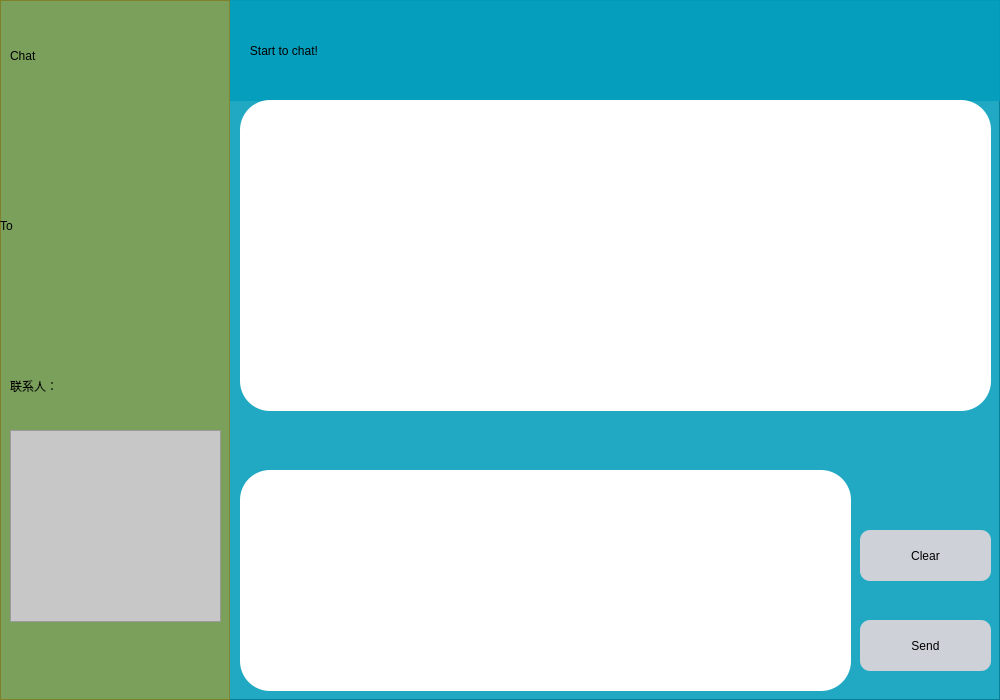
<?xml version="1.0" encoding="UTF-8"?>
<ui version="4.0">
 <class>Chat</class>
 <widget class="QWidget" name="Chat">
  <property name="geometry">
   <rect>
    <x>0</x>
    <y>0</y>
    <width>1000</width>
    <height>700</height>
   </rect>
  </property>
  <property name="windowTitle">
   <string>Form</string>
  </property>
  <widget class="QFrame" name="frame_2">
   <property name="geometry">
    <rect>
     <x>0</x>
     <y>0</y>
     <width>1000</width>
     <height>700</height>
    </rect>
   </property>
   <property name="styleSheet">
    <string notr="true">QFrame{
background-color:rgb(0, 158, 188,220);
color:black;
}</string>
   </property>
   <property name="frameShape">
    <enum>QFrame::StyledPanel</enum>
   </property>
   <property name="frameShadow">
    <enum>QFrame::Raised</enum>
   </property>
   <widget class="QFrame" name="frame_3">
    <property name="geometry">
     <rect>
      <x>0</x>
      <y>0</y>
      <width>230</width>
      <height>700</height>
     </rect>
    </property>
    <property name="styleSheet">
     <string notr="true">QFrame{
background-color:rgb(183, 153, 20,150);
color:black;
}
QLabel{
background-color:rgba(255, 255, 255, 0);
color:black;
font: 13pt &quot;等线&quot;;
}</string>
    </property>
    <property name="frameShape">
     <enum>QFrame::StyledPanel</enum>
    </property>
    <property name="frameShadow">
     <enum>QFrame::Raised</enum>
    </property>
    <widget class="QLabel" name="label_3">
     <property name="geometry">
      <rect>
       <x>10</x>
       <y>10</y>
       <width>201</width>
       <height>91</height>
      </rect>
     </property>
     <property name="styleSheet">
      <string notr="true">font: 50pt &quot;MV Boli&quot;;</string>
     </property>
     <property name="text">
      <string>Chat</string>
     </property>
    </widget>
    <widget class="QListWidget" name="ID">
     <property name="geometry">
      <rect>
       <x>10</x>
       <y>430</y>
       <width>211</width>
       <height>192</height>
      </rect>
     </property>
     <property name="styleSheet">
      <string notr="true">color:black;
font: 18pt &quot;MV Boli&quot;;
background-color:rgb(199, 199, 199);
</string>
     </property>
    </widget>
    <widget class="QLabel" name="label_4">
     <property name="geometry">
      <rect>
       <x>10</x>
       <y>340</y>
       <width>201</width>
       <height>91</height>
      </rect>
     </property>
     <property name="styleSheet">
      <string notr="true">font: 20pt &quot;MV Boli&quot;;</string>
     </property>
     <property name="text">
      <string>联系人：</string>
     </property>
    </widget>
    <widget class="QLabel" name="label_5">
     <property name="geometry">
      <rect>
       <x>0</x>
       <y>200</y>
       <width>51</width>
       <height>51</height>
      </rect>
     </property>
     <property name="styleSheet">
      <string notr="true">font: 25pt &quot;MV Boli&quot;;</string>
     </property>
     <property name="text">
      <string>To</string>
     </property>
    </widget>
    <widget class="QLabel" name="SendName">
     <property name="geometry">
      <rect>
       <x>70</x>
       <y>200</y>
       <width>161</width>
       <height>51</height>
      </rect>
     </property>
     <property name="styleSheet">
      <string notr="true">font: 20pt &quot;MV Boli&quot;;</string>
     </property>
     <property name="text">
      <string/>
     </property>
    </widget>
   </widget>
   <widget class="QTextEdit" name="SendMessage">
    <property name="geometry">
     <rect>
      <x>240</x>
      <y>470</y>
      <width>611</width>
      <height>221</height>
     </rect>
    </property>
    <property name="styleSheet">
     <string notr="true">background-color:white;
border-radius:30px;</string>
    </property>
   </widget>
   <widget class="QPushButton" name="Clear">
    <property name="geometry">
     <rect>
      <x>860</x>
      <y>530</y>
      <width>131</width>
      <height>51</height>
     </rect>
    </property>
    <property name="styleSheet">
     <string notr="true">background:#ced1d8;
border-style:outset;
border-radius:10px;
font: 14pt &quot;MV Boli&quot;;
color:black;</string>
    </property>
    <property name="text">
     <string>Clear</string>
    </property>
   </widget>
   <widget class="QPushButton" name="Send">
    <property name="geometry">
     <rect>
      <x>860</x>
      <y>620</y>
      <width>131</width>
      <height>51</height>
     </rect>
    </property>
    <property name="styleSheet">
     <string notr="true">background:#ced1d8;
border-style:outset;
border-radius:10px;
font: 14pt &quot;MV Boli&quot;;
color:black;</string>
    </property>
    <property name="text">
     <string>Send</string>
    </property>
   </widget>
   <widget class="QLabel" name="label_2">
    <property name="geometry">
     <rect>
      <x>230</x>
      <y>0</y>
      <width>771</width>
      <height>101</height>
     </rect>
    </property>
    <property name="styleSheet">
     <string notr="true">font: 35pt &quot;MV Boli&quot;;</string>
    </property>
    <property name="text">
     <string>      Start to chat!</string>
    </property>
   </widget>
   <widget class="QTextEdit" name="ReceiveMessage">
    <property name="geometry">
     <rect>
      <x>240</x>
      <y>100</y>
      <width>751</width>
      <height>311</height>
     </rect>
    </property>
    <property name="styleSheet">
     <string notr="true">background-color:white;
border-radius:30px;</string>
    </property>
   </widget>
  </widget>
 </widget>
 <resources/>
 <connections/>
</ui>
